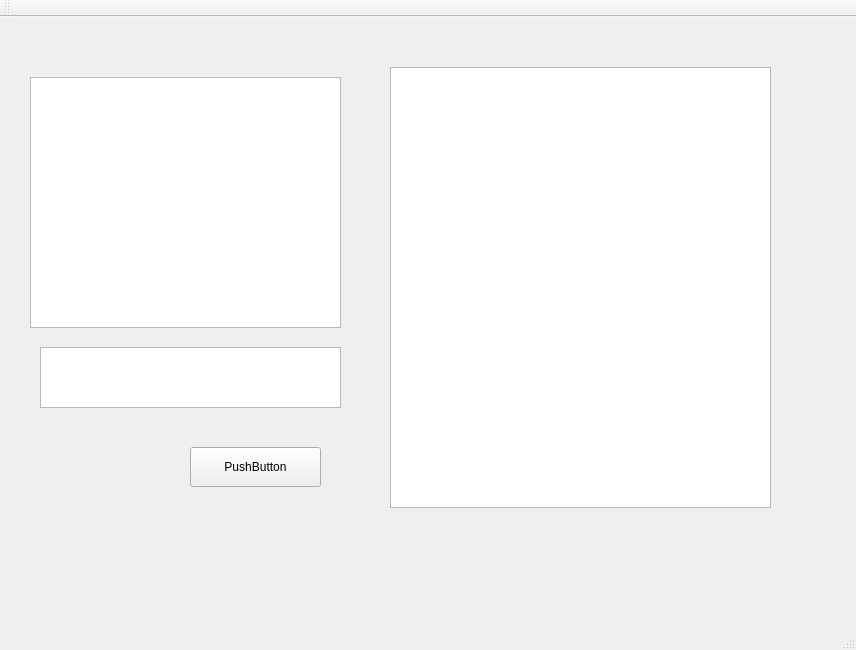
<?xml version="1.0" encoding="UTF-8"?>
<ui version="4.0">
 <class>QtGuiApplication2Class</class>
 <widget class="QMainWindow" name="QtGuiApplication2Class">
  <property name="geometry">
   <rect>
    <x>0</x>
    <y>0</y>
    <width>856</width>
    <height>650</height>
   </rect>
  </property>
  <property name="windowTitle">
   <string>QtGuiApplication2</string>
  </property>
  <widget class="QWidget" name="centralWidget">
   <widget class="QTextBrowser" name="textBrowser">
    <property name="geometry">
     <rect>
      <x>40</x>
      <y>330</y>
      <width>301</width>
      <height>61</height>
     </rect>
    </property>
   </widget>
   <widget class="QPushButton" name="pushButton">
    <property name="geometry">
     <rect>
      <x>190</x>
      <y>430</y>
      <width>131</width>
      <height>40</height>
     </rect>
    </property>
    <property name="text">
     <string>PushButton</string>
    </property>
   </widget>
   <widget class="QTextEdit" name="textBrowser_3">
    <property name="geometry">
     <rect>
      <x>30</x>
      <y>60</y>
      <width>311</width>
      <height>251</height>
     </rect>
    </property>
   </widget>
   <widget class="QTableView" name="tableV">
    <property name="geometry">
     <rect>
      <x>390</x>
      <y>50</y>
      <width>381</width>
      <height>441</height>
     </rect>
    </property>
   </widget>
  </widget>
  <widget class="QMenuBar" name="menuBar">
   <property name="geometry">
    <rect>
     <x>0</x>
     <y>0</y>
     <width>856</width>
     <height>34</height>
    </rect>
   </property>
  </widget>
  <widget class="QToolBar" name="mainToolBar">
   <attribute name="toolBarArea">
    <enum>TopToolBarArea</enum>
   </attribute>
   <attribute name="toolBarBreak">
    <bool>false</bool>
   </attribute>
  </widget>
  <widget class="QStatusBar" name="statusBar"/>
 </widget>
 <layoutdefault spacing="6" margin="11"/>
 <resources>
  <include location="QtGuiApplication2.qrc"/>
 </resources>
 <connections/>
</ui>
